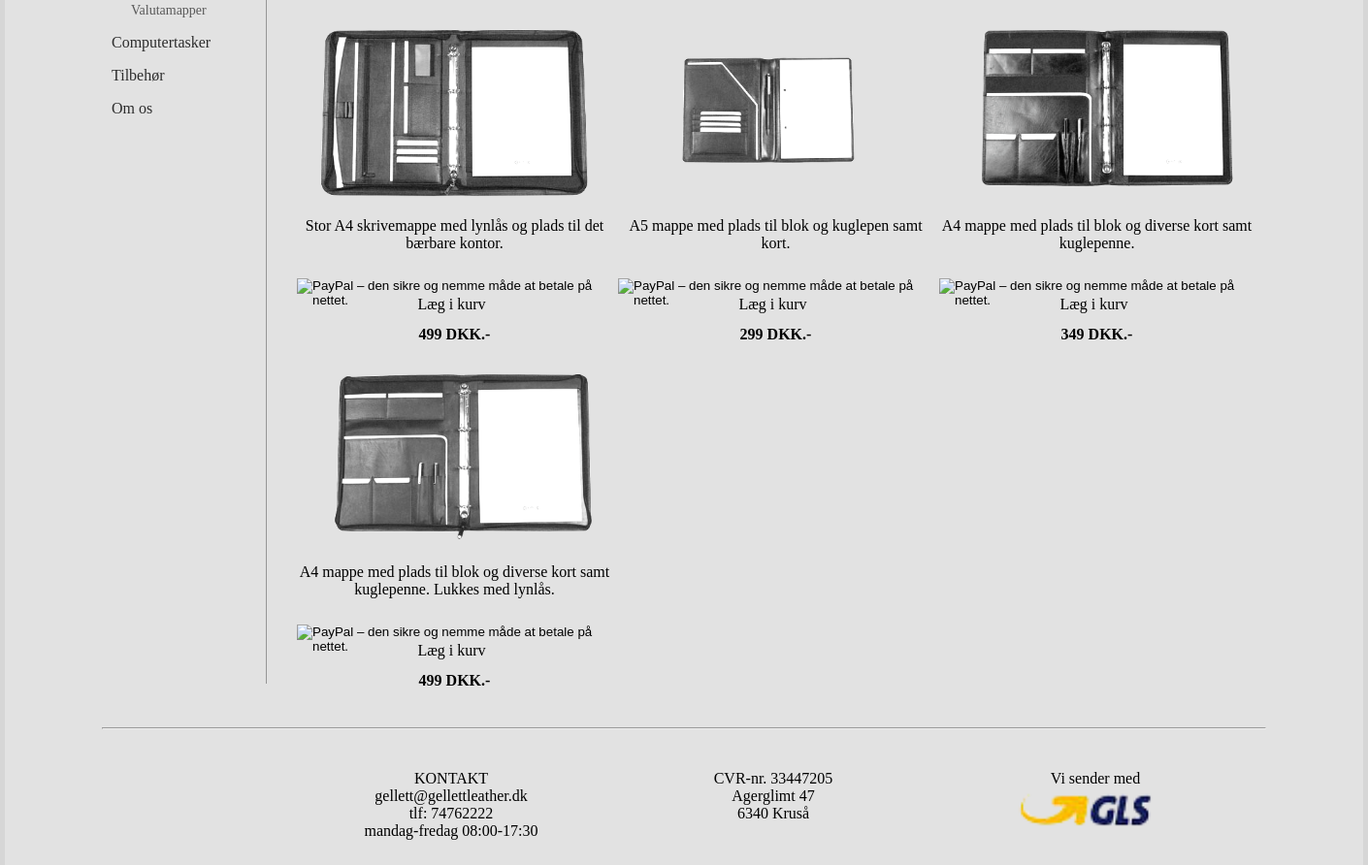
/mapper (lower part), run on an earlier commit of the app's database.
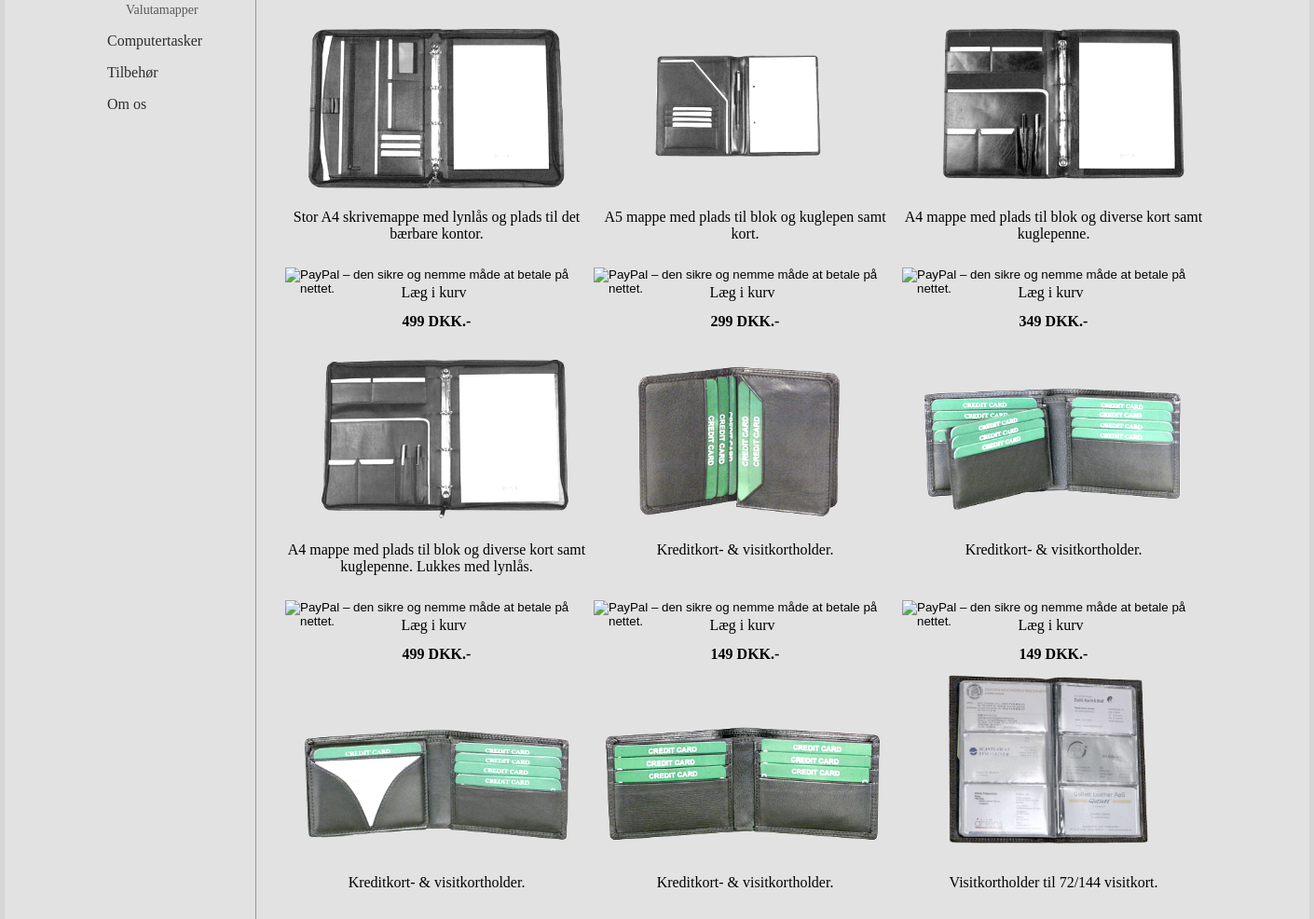
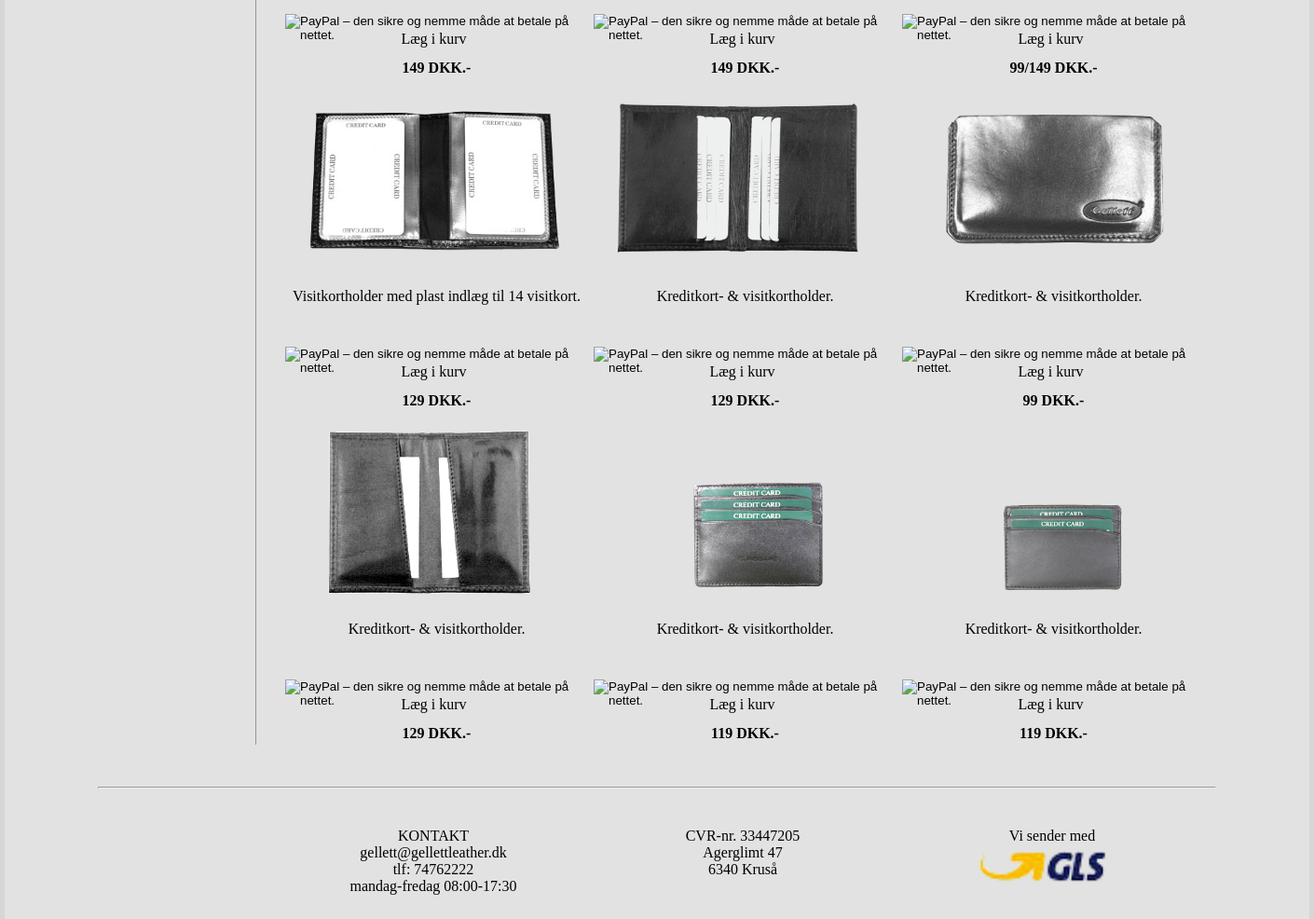
And on a later commit of the database (2 pictures, top to bottom).
### tables this page shows
CREATE TABLE "varer" (
	`varer_image_path`	text,
	`varer_text`	text,
	`varer_cost`	text,
	`ID`	text,
	`Billeder`	text,
	`buy_btn`	text
);

### gellettleather.py (the view)
@app.route('/mapper')
def mapper():
    titel = "Mapper"
    x = 1
    y = 0
    z = 0
    buy_btn_value = []
    image_number = []
    image_path = []
    product_text = []
    product_price = []
    antal = []
    c.execute('SELECT * FROM varer')
    for row in c.fetchall():
        if row[3] == "skrivemappe" or row[3] == "kredit-_&_visitkortmappe":
            row_numm = c.rowcount + x
            image_number.append(row_numm)
            image_path.append(row[0])
            product_text.append(row[1])
            product_price.append(row[2])
            antal.append(row[4])
            buy_btn_value.append(row[5])
            x = x + 1
            z = z + 1
            if z == 3:
                y = y + 1
                z = 0
    if z:
        height = (y + 1) * 360
        content_height = (y + 1) * 360 + 127 + 20
    else:
        height = y * 360
        content_height = y * 360 + 127 + 20
    return render_template("mapper.html", image_path=image_path, image_number=image_number, product_text=product_text, product_price=product_price, height=height, titel=titel, content_height=content_height, antal=antal, buy_btn_value=buy_btn_value)

### templates/mapper.html
{% include 'varer.html' %}

### templates/varer.html (shortened to what this page needs)
<!DOCTYPE html>
<html>
<head>
    <link rel="stylesheet" type="text/css" href="/static/css/varer.css">
</head>
<body id="body">
    {% include 'header.html' %}
    <div id="content">
        <div id="container">
            {% include 'nav.html' %}
            {% include 'menu.html' %}
            <div id="border_container">
                <div class="products">
                    {% for num in image_number %}
                        <div class="product_container">
                            <div class="billede" id="{{ image_path[num] }}" style="background-image: url('{{ image_path[num] }}')"></div>
                            <div class="product_text">
                                <p>{{ product_text[num] }}</p>
                            </div>
                            <div  id="buy" class="buy">
                                <form target="paypal" action="https://www.paypal.com/cgi-bin/webscr" method="post">
                                    <input type="image" src="https://s19.postimg.cc/x1sml6d1f/buy.jpg" border="0" name="submit" alt="PayPal – den sikre og nemme måde at betale på nettet.">
                                </form>
                                <div id="buy_text"><p>Læg i kurv</p></div>
                                <p id="pris"> {{ product_price[num] }} DKK.- </p>
                            </div>
                        </div>
                    {% endfor %}
                </div>
            </div>
        </div>
    </div>
{% include 'footer.html' %}
</body>

What changed in the data, as far as the page shows it:
now on this page (row edited): varer: varer_image_path (picture), varer_text "Kreditkort- & visitkortholder.", varer_cost "149"
now on this page (row edited): varer: varer_image_path (picture), varer_text "Kreditkort- & visitkortholder.", varer_cost "149"
now on this page (row edited): varer: varer_image_path (picture), varer_text "Kreditkort- & visitkortholder.", varer_cost "149"
now on this page (row edited): varer: varer_image_path (picture), varer_text "Kreditkort- & visitkortholder.", varer_cost "149"
now on this page (row edited): varer: varer_image_path (picture), varer_text "Visitkortholder til 72/144 visitkort.", varer_cost "99/149"
now on this page (row edited): varer: varer_image_path (picture), varer_text "Visitkortholder med plast indlæg til 14 visitkort.", varer_cost "129"
now on this page (row edited): varer: varer_image_path (picture), varer_text "Kreditkort- & visitkortholder.", varer_cost "129"
now on this page (row edited): varer: varer_image_path (picture), varer_text "Kreditkort- & visitkortholder.", varer_cost "99"
now on this page (row edited): varer: varer_image_path (picture), varer_text "Kreditkort- & visitkortholder.", varer_cost "129"
now on this page (row edited): varer: varer_image_path (picture), varer_text "Kreditkort- & visitkortholder.", varer_cost "119"
now on this page (row edited): varer: varer_image_path (picture), varer_text "Kreditkort- & visitkortholder.", varer_cost "119"
Also different on the page:
new list line: " Læg i kurv DKK.-"
